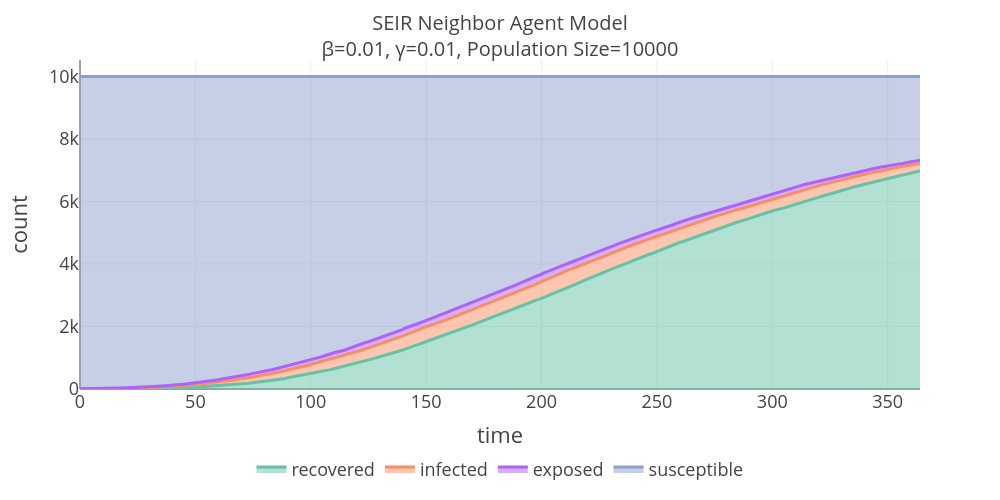

Write notebook code for a chart like this one.
### Code cell
fig = px.area(timeline_df, x="time", y="count", color="grp", color_discrete_map=color_map)
fig.update_layout(**graph_params)
fig.show()

### Figure 1 — Plotly figure (JSON) as saved in the notebook; plotly's stock layout.template omitted (floating-point values rounded to 4 significant figures; data arrays with more than 128 entries replaced by an {"elided": "..."} marker saying what was removed)
{"data": [{"fillpattern": {"shape": ""}, "hovertemplate": "grp=recovered<br>time=%{x}<br>count=%{y}<extra></extra>", "legendgroup": "recovered", "line": {"color": "#66c2a5"}, "marker": {"symbol": "circle"}, "mode": "lines", "name": "recovered", "orientation": "v", "showlegend": true, "stackgroup": "1", "type": "scatter", "x": {"elided": "365 int values"}, "xaxis": "x", "y": {"elided": "365 int values"}, "yaxis": "y"}, {"fillpattern": {"shape": ""}, "hovertemplate": "grp=infected<br>time=%{x}<br>count=%{y}<extra></extra>", "legendgroup": "infected", "line": {"color": "#fc8d62"}, "marker": {"symbol": "circle"}, "mode": "lines", "name": "infected", "orientation": "v", "showlegend": true, "stackgroup": "1", "type": "scatter", "x": {"elided": "365 int values"}, "xaxis": "x", "y": {"elided": "365 int values"}, "yaxis": "y"}, {"fillpattern": {"shape": ""}, "hovertemplate": "grp=exposed<br>time=%{x}<br>count=%{y}<extra></extra>", "legendgroup": "exposed", "line": {"color": "#ab63fa"}, "marker": {"symbol": "circle"}, "mode": "lines", "name": "exposed", "orientation": "v", "showlegend": true, "stackgroup": "1", "type": "scatter", "x": {"elided": "365 int values"}, "xaxis": "x", "y": {"elided": "365 int values"}, "yaxis": "y"}, {"fillpattern": {"shape": ""}, "hovertemplate": "grp=susceptible<br>time=%{x}<br>count=%{y}<extra></extra>", "legendgroup": "susceptible", "line": {"color": "#8da0cb"}, "marker": {"symbol": "circle"}, "mode": "lines", "name": "susceptible", "orientation": "v", "showlegend": true, "stackgroup": "1", "type": "scatter", "x": {"elided": "365 int values"}, "xaxis": "x", "y": {"elided": "365 int values"}, "yaxis": "y"}], "layout": {"height": 500, "legend": {"orientation": "h", "title": {"text": ""}, "tracegroupgap": 0, "x": 0.5, "xanchor": "center", "y": -0.3, "yanchor": "bottom"}, "margin": {"t": 60}, "title": {"font": {"size": 20}, "text": "SEIR Neighbor Agent Model<br>β=0.01, γ=0.01, Population Size=10000"}, "width": 1000, "xaxis": {"anchor": "y", "domain": [0, 1], "title": {"text": "time"}}, "yaxis": {"anchor": "x", "domain": [0, 1], "title": {"text": "count"}}}}
